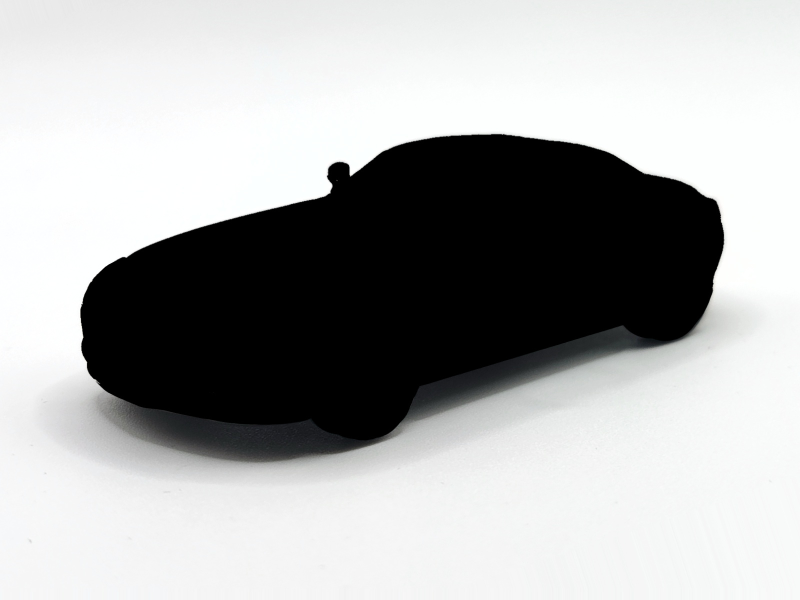
#> input picture mystery_hero.jpg, 1600 x 1200 px (shown at 1/2 size)
$ python -i hero_script.py   (imports and definitions only)
#> lines starting #> are read from the running program, lines starting #| are printed output that depends on the picture; after the words box and inside, x2 and y2 are one past the last pixel; in counts of white or black regions, pixels touching at a corner belong together
#> further down, picture is the input picture: shape (1200, 1600, 3); mean B, G, R 172.5, 172.7, 171.9
import cv2
import numpy as np
import os
import glob
import math

# [16 lines left out: function adjust_exposure_and_wb, not called in this run]

def get_car_contour(img):
    """Robust hybrid detection for the car's bounding box."""
    gray = cv2.cvtColor(img, cv2.COLOR_BGR2GRAY)

    blurred_otsu = cv2.GaussianBlur(gray, (7, 7), 0)
    _, thresh_otsu = cv2.threshold(blurred_otsu, 0, 255, cv2.THRESH_BINARY_INV + cv2.THRESH_OTSU)
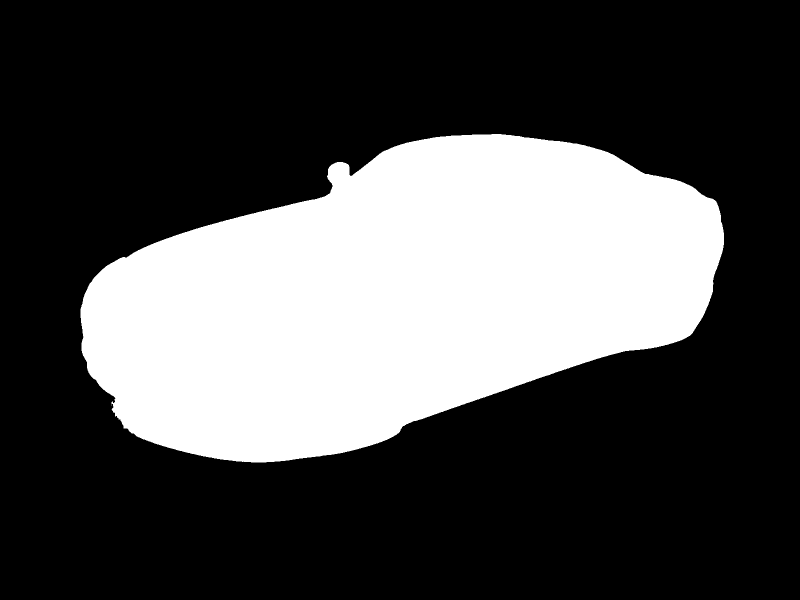
#> thresh_otsu: shape (1200, 1600) (shown at 1/2 size); 29.8% white; 2 white regions (1 under 20 px), largest, box (x1, y1, x2, y2) and area: (161, 268, 1448, 925) 571963

    clahe = cv2.createCLAHE(clipLimit=3.0, tileGridSize=(8,8))
    cl_gray = clahe.apply(gray)
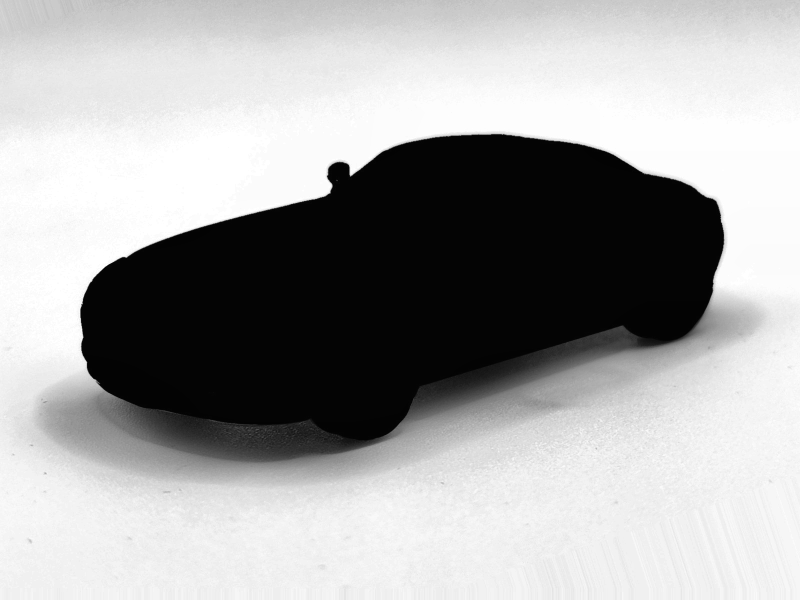
#> cl_gray: shape (1200, 1600) (shown at 1/2 size); min 3, max 255, mean 165.8
    blurred_canny = cv2.GaussianBlur(cl_gray, (5, 5), 0)
    edges = cv2.Canny(blurred_canny, 20, 100)
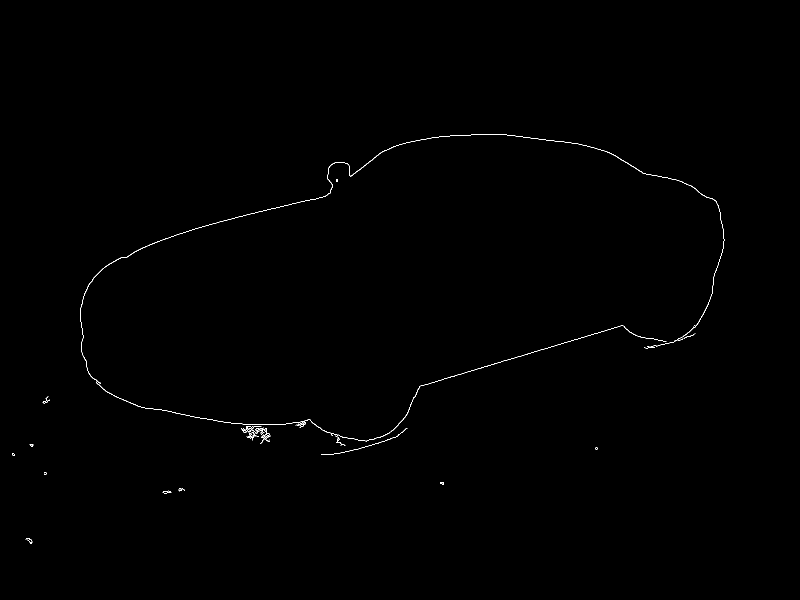
#> edges: shape (1200, 1600) (shown at 1/2 size); 0.24% white in thin lines or dots, all inside (x1, y1, x2, y2) = (24, 268, 1449, 1087)
    kernel = cv2.getStructuringElement(cv2.MORPH_RECT, (25, 9))
    thresh_canny = cv2.morphologyEx(edges, cv2.MORPH_CLOSE, kernel)
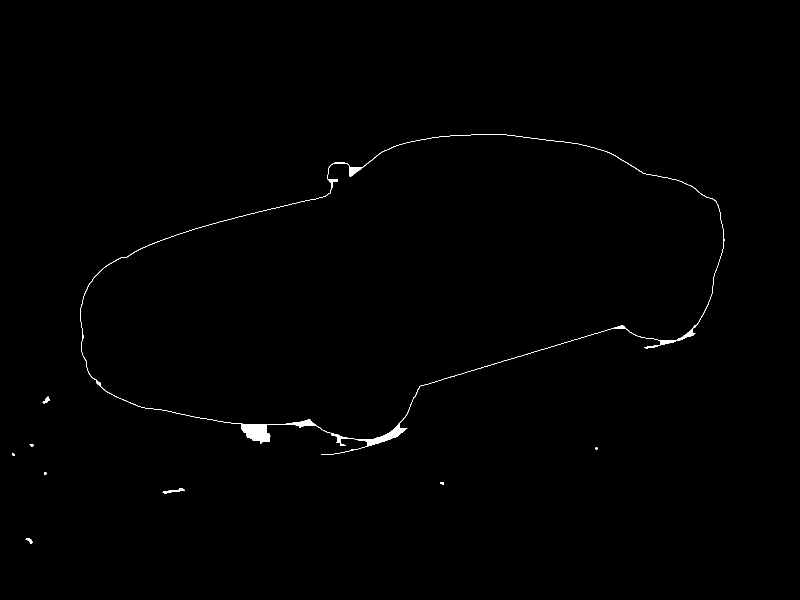
#> thresh_canny: shape (1200, 1600) (shown at 1/2 size); 0.42% white; 9 white regions (1 under 20 px), largest, box (x1, y1, x2, y2) and area: (160, 268, 1449, 910) 7673, (325, 977, 370, 987) 158, (85, 793, 100, 807) 85

    combined_mask = cv2.bitwise_or(thresh_otsu, thresh_canny)
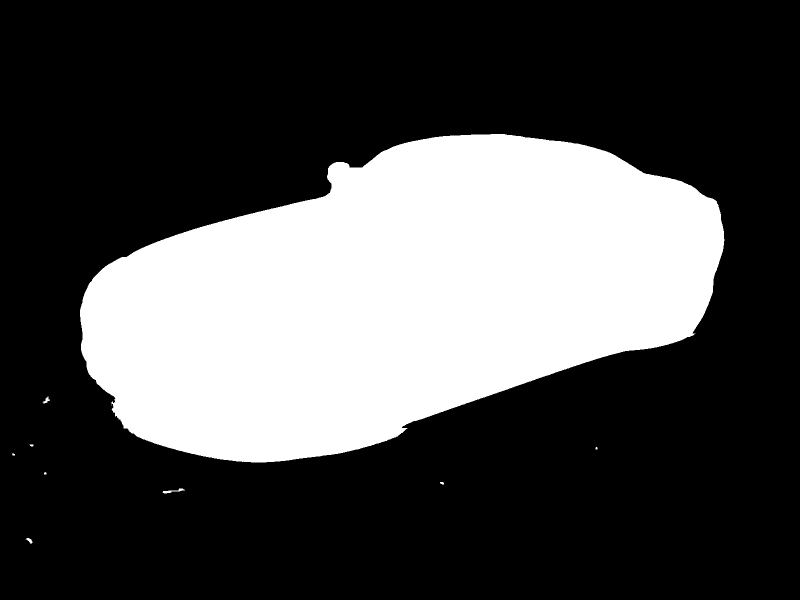
#> combined_mask: shape (1200, 1600) (shown at 1/2 size); 29.9% white; 10 white regions (2 under 20 px)
    contours, _ = cv2.findContours(combined_mask, cv2.RETR_EXTERNAL, cv2.CHAIN_APPROX_SIMPLE)
#> contours = 10 contours, 5 with area under 20; largest, box (x1, y1, x2, y2) and area: (160, 268, 1449, 925) 571841, (325, 977, 370, 987) 111, (85, 793, 100, 807) 63, (51, 1076, 65, 1087) 58, (880, 964, 888, 969) 22
    valid_contours = [c for c in contours if cv2.contourArea(c) > 1000]
#> valid_contours = 1 contour; box (x1, y1, x2, y2) and area: (160, 268, 1449, 925) 571841

    if not valid_contours:
        return None
    return max(valid_contours, key=cv2.contourArea)

# [183 lines left out: functions find_wheel_line, force_wheel_angle, process_hero_shot, not called in this run]

# [13 lines not run here, left out]

>>> import cv2
>>> picture = cv2.imread('../mystery_hero.jpg')
>>> result = get_car_contour(picture)
#> result = contour of 1500 points, box (x1, y1, x2, y2) (160, 268, 1449, 925), area 571841

$ run again, on mystery_side.jpg
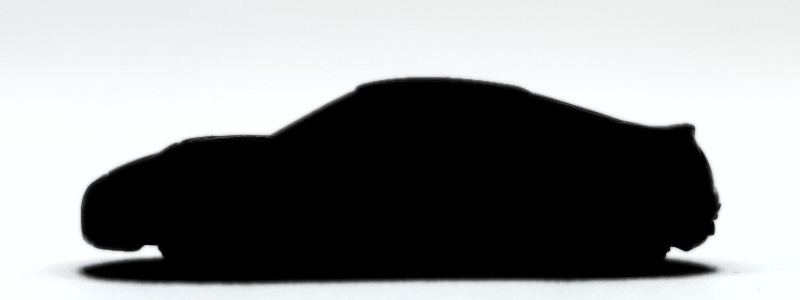
#> input picture mystery_side.jpg, 800 x 300 px
#> picture is the input picture: shape (300, 800, 3); mean B, G, R 143.1, 142.8, 140.8
#> in get_car_contour, `_, thresh_otsu = cv2.threshold(blurred_otsu, 0, 255, cv2.THRESH_BINARY..`:
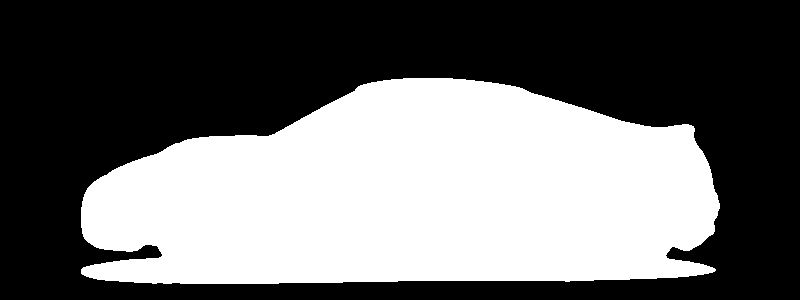
#> thresh_otsu: shape (300, 800); 42.5% white; 1 white region, box (x1, y1, x2, y2) and area: (81, 78, 720, 284) 102090
#> edges: shape (300, 800); 0.86% white in thin lines or dots, all inside (x1, y1, x2, y2) = (36, 77, 769, 285)
#> thresh_canny: shape (300, 800); 1.6% white; 1 white region, box (x1, y1, x2, y2) and area: (36, 77, 769, 285) 3822
#> in get_car_contour, `combined_mask = cv2.bitwise_or(thresh_otsu, thresh_canny)`:
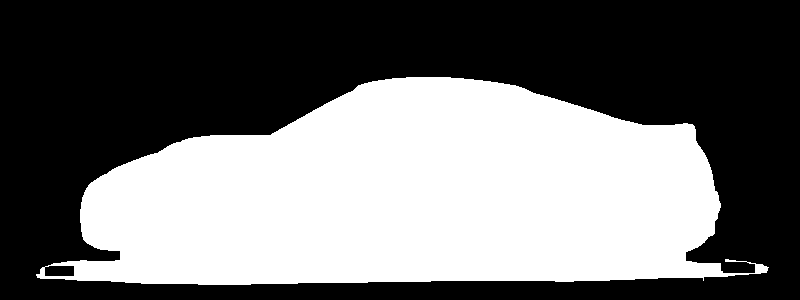
#> combined_mask: shape (300, 800); 43.6% white; 1 white region
#> contours = 1 contour; box (x1, y1, x2, y2) and area: (36, 77, 769, 285) 104078
#> valid_contours has the same summary as contours
#> result = contour of 495 points, box (x1, y1, x2, y2) (36, 77, 769, 285), area 104078
